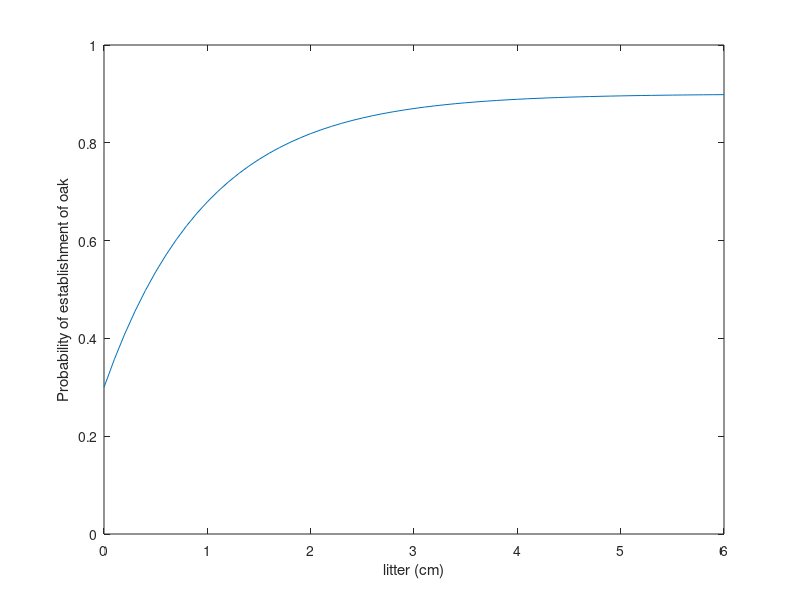

Write MATLAB code to recreate this figure.
                  
% OAK                  
                  Lit=0:0.1:6;
                  maxGQ=0.9;
                  minGQ=0.3
                  ProbGQ=maxGQ-(maxGQ-minGQ)*exp(-Lit);
                  plot(Lit,ProbGQ)
                  xlabel('litter (cm)'), ylabel('Probability of establishment of oak')
                  axis([0 6 0 1])